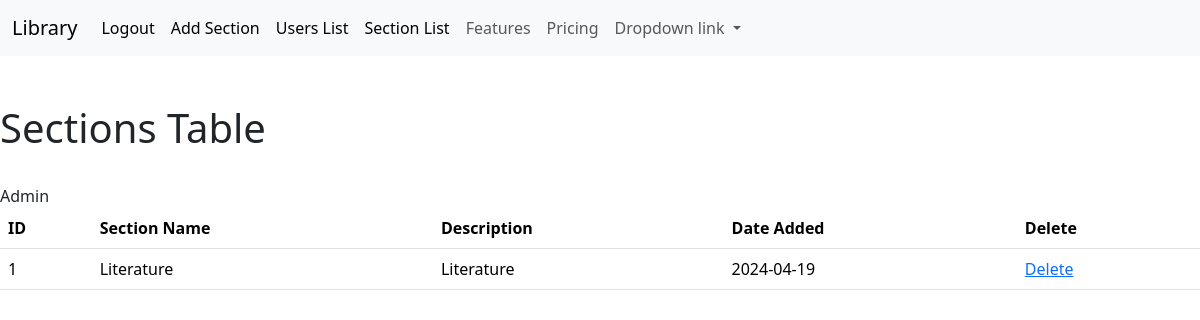
/section_list (signed in), run on the app's committed database.
### app.py (models this page shows)
class Users(UserMixin, db.Model):
    id = db.Column(db.Integer, primary_key=True)
    Name = db.Column(db.String(128))
    Email = db.Column(db.String(128), unique=True)
    Password = db.Column(db.String(128))

class Section(db.Model):
    id = db.Column(db.Integer, primary_key=True)
    Sec_Name = db.Column(db.String(128), unique=True)
    Sec_Description = db.Column(db.Text())
    Sec_Date = db.Column(db.Date())

### app.py (the view)
@app.route('/section_list')
def sectionlist():
    sections = Section.query.all()
    return render_template('sectionlist.html', sections=sections)

### app.py (called while the page is built)
@login_manager.user_loader
def load_user(user_id):
    return Users.query.get(int(user_id))

### templates/sectionlist.html (shortened to what this page needs)
{% extends 'base.html' %}
{% block content %}
  <h1>Sections Table</h1><br/>
  {{ current_user.Name }}<br/>
  <table class="table">
    <thead>
      <tr>
        <th scope="col">ID</th>
        <th scope="col">Section Name</th>
        <th scope="col">Description</th>
        <th scope="col">Date Added</th>
        <th scope="col">Delete</th>
      </tr>
    </thead>
    <tbody>
      {% for section in sections %}
      <tr>
        <td>{{ section.id }}</td>
        <td>{{ section.Sec_Name }}</td>
        <td>{{ section.Sec_Description }}</td>
        <td>{{ section.Sec_Date }}</td>
        <td><a href='{{ url_for("deletesection", id=section.id) }}'>Delete</a></td>
      </tr>
      {% endfor %}
    </tbody>
  </table>
{% endblock %}

### data on the page
Users: Name "Admin"
Section: id "1", Sec_Name "Literature", Sec_Description "Literature", Sec_Date "2024-04-19"
